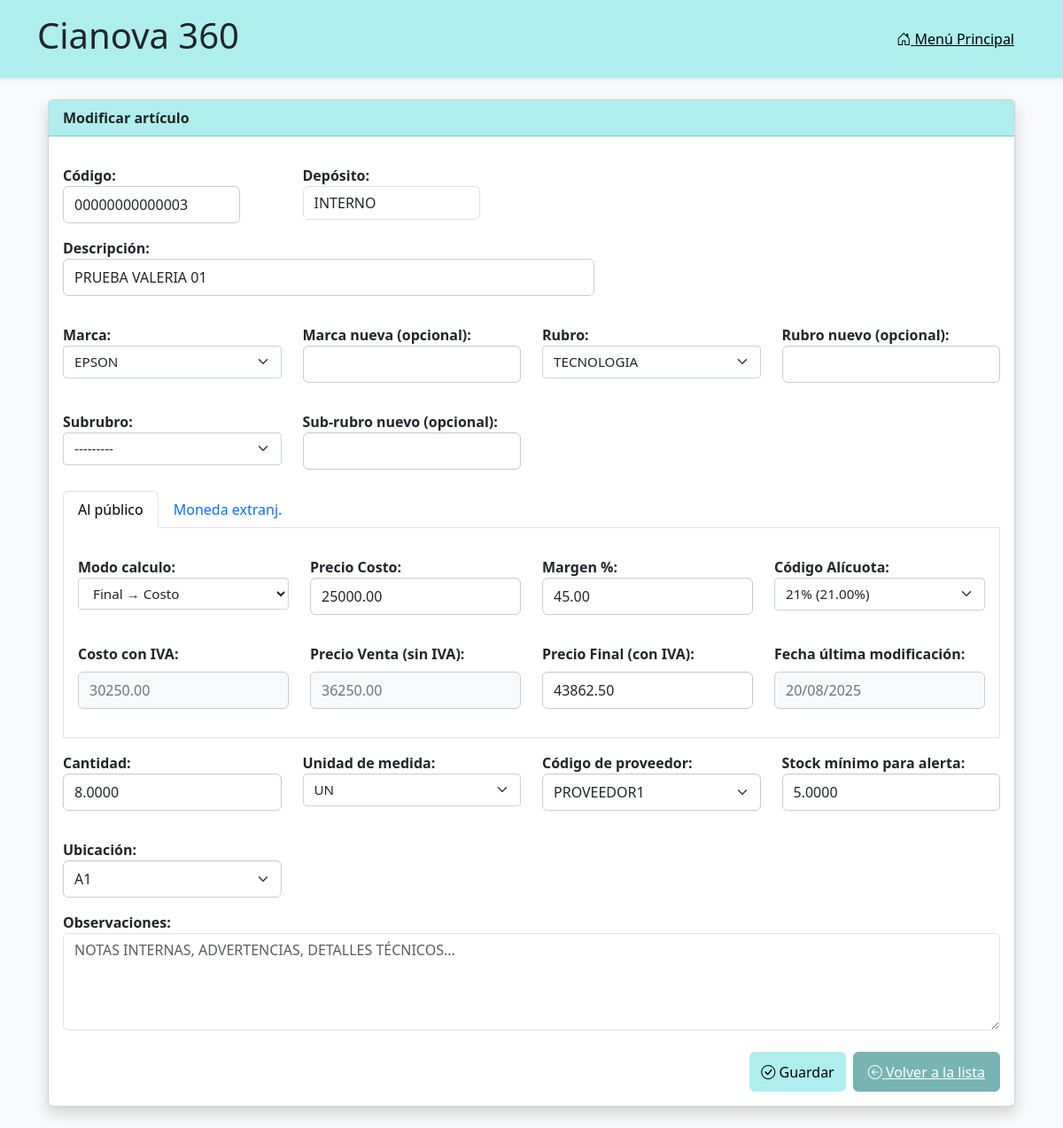
Screenshot of /articulos/modificar/22/ (signed in) with the database file from the repository.
### articulos/models.py (models this page shows, shortened)
class UpperCaseMixin:
    def save(self, *args, **kwargs):
        for field in self._meta.fields:
            if isinstance(field, models.CharField) and getattr(self, field.name):
                setattr(self, field.name, getattr(self, field.name).upper())
        super().save(*args, **kwargs)

class Articulo(UpperCaseMixin, models.Model):
    codart = models.CharField(
        "Código",
        max_length=14,
        unique=True,
        validators=[
            RegexValidator(
                regex=r'^[A-Z0-9]+$',
                message='Solo se permiten letras mayúsculas y números.'
            )
        ],
        help_text='14 caracteres, se completa con ceros a la izquierda.'
    )
    descrip = models.CharField("Descripción", max_length=80)
    marca = models.ForeignKey('Marca', on_delete=models.PROTECT, blank=True, null=True)
    rubro = models.ForeignKey('Rubro', on_delete=models.PROTECT, blank=True, null=True)
    subrubro = models.ForeignKey('Subrubro', on_delete=models.PROTECT, blank=True, null=True)
    deposito = models.CharField(max_length=14, blank=True, null=True, verbose_name="Depósito")
    precosto = models.DecimalField("Precio Costo", max_digits=12, decimal_places=2, validators=[MinValueValidator(0)])
    margen = models.DecimalField("Margen %", max_digits=6, decimal_places=2, default=0)
    ncodalic = models.ForeignKey('Alicuota', verbose_name="Código Alícuota", on_delete=models.PROTECT)
    alic = models.DecimalField("% Alícuota", max_digits=5, decimal_places=2, editable=False, null=True, default=0)
    costoiva = models.DecimalField("Costo con IVA", max_digits=12, decimal_places=2, null=True, default=0)
    preventa = models.DecimalField("Precio Venta (sin IVA)", max_digits=12, decimal_places=2, null=True, default=0)
    prefinal = models.DecimalField(
        "Precio Final (con IVA)",
        max_digits=12,
        decimal_places=2,
        null=True,
        default=0,
        blank=True,
        validators=[MinValueValidator(0)]
    )
    fecultmod = models.DateField(null=True, blank=True)
    modo_calculo = models.CharField(
        max_length=1,
        choices=[('C', 'Costo → Final'), ('F', 'Final → Costo')],
        default='C'
    )
    cantidad = models.DecimalField(max_digits=14, decimal_places=4, default=0)
    unimed = models.CharField(max_length=2, choices=UNIDADES, default='UN')
    codprovee = models.CharField("Código de proveedor", max_length=14, blank=True, null=True)
    bajostock = models.DecimalField("Stock mínimo para alerta", max_digits=11, decimal_places=4, default=0)
    ubicacion = models.CharField("Ubicación", max_length=14, blank=True, null=True)
    obs = models.TextField("Observaciones", blank=True, null=True)
    def save(self, *args, **kwargs):
        self.codart = self.codart.upper().zfill(14)
        alic = Decimal(str(self.ncodalic.nporc or "0"))
        margen = Decimal(str(self.margen or "0"))
        precosto = Decimal(str(self.precosto or "0"))
        self.alic = alic
        self.costoiva = precosto * (Decimal("1") + alic / Decimal("100"))
        if self.modo_calculo == 'C':
            self.preventa = precosto * (Decimal("1") + margen / Decimal("100"))
            self.prefinal = self.preventa * (Decimal("1") + alic / Decimal("100"))
        else:
            prefinal = Decimal(str(self.prefinal or "0"))
            self.preventa = prefinal / (Decimal("1") + alic / Decimal("100"))
            self.precosto = self.preventa / (Decimal("1") + margen / Decimal("100"))
        self.precosto = Decimal(str(self.precosto)).quantize(Decimal("0.01"), rounding=ROUND_HALF_UP)
        self.preventa = Decimal(str(self.preventa)).quantize(Decimal("0.01"), rounding=ROUND_HALF_UP)
        self.costoiva = Decimal(str(self.costoiva)).quantize(Decimal("0.01"), rounding=ROUND_HALF_UP)
        self.prefinal = Decimal(str(self.prefinal)).quantize(Decimal("0.01"), rounding=ROUND_HALF_UP)
        if self.pk:
            original = Articulo.objects.get(pk=self.pk)
            if (
                original.precosto != self.precosto or
                original.margen != self.margen or
                original.prefinal != self.prefinal
            ):
                self.fecultmod = timezone.now().date()
        else:
            self.fecultmod = timezone.now().date()
        super().save(*args, **kwargs)

class Alicuota(models.Model):
    ncodalic = models.IntegerField(primary_key=True)
    descrip = models.CharField("Descripción", max_length=50)
    nporc = models.DecimalField("Porcentaje", max_digits=5, decimal_places=2)
    class Meta:
        verbose_name = "Alícuota IVA"
        ordering = ['ncodalic']
    def __str__(self):
        return f"{self.descrip} ({self.nporc}%)"

### articulos/views.py (the view)
# urls.py: path('modificar/<int:pk>/', views.modificar_articulo, name='modificar_articulo'),
def modificar_articulo(request, pk):
    if not request.session.get('usuario_autenticado'):
        return redirect('login')
    articulo = get_object_or_404(Articulo, pk=pk)
    if request.method == 'POST':
        form = ArticuloForm(request.POST, instance=articulo)
        if form.is_valid():
            articulo = form.save(commit=False)
            articulo.precosto = round(float(articulo.precosto), 2)
            articulo.margen = round(float(articulo.margen), 2)
            articulo.prefinal = round(float(articulo.prefinal or 0), 2) if articulo.prefinal else None
            articulo.save()
            return redirect('lista_articulos')
    else:
        articulo.save()
        form = ArticuloForm(instance=articulo)
    return render(request, 'articulos/formulario.html', {
        'form': form,
        'titulo': 'Editar artículo',
        'es_edicion': True  # <-- nuevo flag
    })

### articulos/models.py (called while the page is built)
    def __str__(self):
        return self.nombre

    def __str__(self):
        return self.nombre

### articulos/templates/articulos/formulario.html (shortened to what this page needs)
{% extends "articulos/base.html" %}
{% load widget_tweaks %}
{% block content %}
<div class="container my-4">
  <div class="card shadow">
    <div class="card-header bg-marca text-dark fw-bold">
      {% if form.instance.pk %}Modificar artículo{% else %}Agregar artículo{% endif %}
    </div>
    <div class="card-body">
      <form method="post" id="articuloForm">
        <div class="row mb-3">
          <div class="col-md-3">
		    {{ form.codart.label_tag }}
			{% if codart_auto %}
				{% render_field form.codart readonly="readonly" class="form-control readonly-codart" %}
			{% else %}
				{% render_field form.codart class="form-control" %}
			{% endif %}
		  </div>
          <div class="col-md-3">
            {{ form.deposito.label_tag }} {{ form.deposito }}
          </div>
        </div>
        <div class="mb-3">
          {{ form.descrip.label_tag }} {{ form.descrip }}
        </div>
        <div class="row mb-3">
			<div class="col-md-3">
				{{ form.marca.label_tag }}
				{% render_field form.marca class="form-select input-cianova w-100" %}
			</div>
			<div class="col-md-3">
				{{ form.marca_nueva.label_tag }}
				{% render_field form.marca_nueva class="form-control input-cianova w-100" %}
			</div>
			<div class="col-md-3">
				{{ form.rubro.label_tag }}
				{% render_field form.rubro class="form-select input-cianova w-100" %}
			</div>
			<div class="col-md-3">
				{{ form.rubro_nueva.label_tag }}
				{% render_field form.rubro_nueva class="form-control input-cianova w-100" %}
			</div>
		</div>
		<div class="row mb-3">
			<div class="col-md-3">
				{{ form.subrubro.label_tag }}
				{% render_field form.subrubro class="form-select input-cianova w-100" %}
			</div>
			<div class="col-md-3">
				{{ form.subrubro_nueva.label_tag }}
				{% render_field form.subrubro_nueva class="form-control input-cianova w-100" %}
			</div>
		</div>
        <ul class="nav nav-tabs mt-4" id="articuloTabs" role="tablist">
          <li class="nav-item" role="presentation">
            <button class="nav-link active" id="page1-tab" data-bs-toggle="tab" data-bs-target="#page1" type="button" role="tab">Al público</button>
          </li>
          <li class="nav-item" role="presentation">
            <button class="nav-link" id="page2-tab" data-bs-toggle="tab" data-bs-target="#page2" type="button" role="tab">Moneda extranj.</button>
          </li>
        </ul>
        <div class="tab-content border border-top-0 p-3" id="articuloTabsContent">
          <div class="tab-pane fade show active" id="page1" role="tabpanel">
            {% include "articulos/_form_precio.html" %}
          </div>
        </div>
		<div class="row mb-3">
		  <div class="col-md-3">
			{{ form.cantidad.label_tag }}
			{{ form.cantidad|add_class:"form-control input-cianova w-100"|attr:"step:0.0001" }}
		  </div>
		  <div class="col-md-3">
			{{ form.unimed.label_tag }}
			{{ form.unimed|add_class:"form-select input-cianova w-100" }}
		  </div>
		  <div class="col-md-3">
			{{ form.codprovee.label_tag }}
			{% render_field form.codprovee class="form-select input-cianova w-100" %}
		  </div>
		  <div class="col-md-3">
			{{ form.bajostock.label_tag }}
			{{ form.bajostock|add_class:"form-control input-cianova w-100"|attr:"step:0.0001" }}
		  </div>
		</div>
		<div class="row mb-3">
			<div class="col-md-3">
			{{ form.ubicacion.label_tag }}
			{% render_field form.ubicacion class="form-select input-cianova w-100" %}
			</div>
		</div>
		<div class="form-group">
			{{ form.obs.label_tag }}
			{% render_field form.obs class="form-control input-mayuscula" rows="4" placeholder="Notas internas, advertencias, detalles técnicos..." %}
		</div>
        <div class="d-flex justify-content-end gap-2 mt-4">
          <button type="submit" class="btn-aceptar">
            <i class="bi bi-check-circle"></i> Guardar
          </button>
          <a href="{% url 'lista_articulos' %}" class="btn-cancelar">
            <i class="bi bi-arrow-left-circle"></i> Volver a la lista
          </a>
        </div>
      </form>
    </div>
  </div>
</div>
{% endblock %}

### articulos/templates/articulos/_form_precio.html (shortened to what this page needs)
{% load widget_tweaks %}
<div class="row mb-3">
  <div class="col-md-3">
    {{ form.modo_calculo.label_tag }}
    {{ form.modo_calculo|add_class:"select-control input-cianova w-100"|attr:"id:id_modo_calculo" }}
  </div>
  <div class="col-md-3">
    {{ form.precosto.label_tag }}
    {{ form.precosto|add_class:"form-control input-cianova w-100"|attr:"id:id_precosto" }}
  </div>
  <div class="col-md-3">
    {{ form.margen.label_tag }}
    {{ form.margen|add_class:"form-control input-cianova w-100"|attr:"id:id_margen" }}
  </div>
  <div class="col-md-3">
    {{ form.ncodalic.label_tag }}
    {{ form.ncodalic|add_class:"form-select input-cianova w-100"|attr:"id:id_ncodalic" }}
  </div>
</div>
<div class="row mb-3">
  <div class="col-md-3">
    <label class="form-label">Costo con IVA:</label>
    <input type="text" id="costoiva" class="form-control input-cianova-readonly w-100" value="{{ form.instance.costoiva|default:"0.00" }}" readonly>
  </div>
  <div class="col-md-3">
    <label class="form-label">Precio Venta (sin IVA):</label>
    <input type="text" id="preventa" class="form-control input-cianova-readonly w-100" value="{{ form.instance.preventa|default:"0.00" }}" readonly>
  </div>
  <div class="col-md-3">
    <label class="form-label">Precio Final (con IVA):</label>
    {% if form.instance.modo_calculo == 'C' %}
      <span id="prefinal-display" class="form-control input-cianova-readonly w-100">{{ form.instance.prefinal|default:"0.00" }}</span>
      {{ form.prefinal|add_class:"form-control input-cianova w-100"|attr:"id:prefinal-input"|attr:"step:0.01"|attr:"style:display:none;" }}
    {% else %}
      {{ form.prefinal|add_class:"form-control input-cianova w-100"|attr:"id:prefinal-input"|attr:"step:0.01" }}
    {% endif %}
  </div>
  <div class="col-md-3">
    <label class="form-label">Fecha última modificación:</label>
    <input type="text" id="fecultmod" class="form-control input-cianova-readonly w-100" value="{{ form.instance.fecultmod|date:"d/m/Y" }}" readonly>
  </div>
</div>

### articulos/static/articulos/css/styles.css (style rules this page uses)
body, input, button, label, textarea, select { font-family: 'Segoe UI', Arial, Helvetica, sans-serif !important; }
:root { --color-marca: rgb(175, 238, 238); --color-marca-hover: rgb(150, 220, 220); --color-cancelar: rgb(120, 180, 180); --color-cancelar-hover: rgb(100, 160, 160); --color-eliminar: rgb(100, 140, 140); --color-eliminar-hover: rgb(80, 120, 120); }
body { background-color: #f8f9fa; color: #212529; margin: 0; padding: 0; }
form label { display: block; margin-top: 1rem; font-weight: bold; }
form input[type="text"], form input[type="number"], form input[type="password"], form select, form textarea { font-size: 1rem; border: 1px solid #ccc; border-radius: 6px; padding: 0.5rem 0.75rem; transition: all 0.2s ease-in-out; width: auto; }
.bg-marca { background-color: var(--color-marca); }
.btn-aceptar { background-color: var(--color-marca); border: 1px solid var(--color-marca); color: #000; font-weight: 500; border-radius: 6px; padding: 0.4rem 0.75rem; transition: background-color 0.2s ease-in-out; }
.btn-cancelar { background-color: var(--color-cancelar); border: 1px solid var(--color-cancelar); color: #fff; font-weight: 500; border-radius: 6px; padding: 0.6rem 1rem; transition: background-color 0.2s ease-in-out; }
.input-cianova { width: 100%; max-width: 100%; border-radius: 4px; font-size: 0.95rem; padding: 0.375rem 0.75rem; border: 1px solid #ced4da; background-color: #fff; color: #212529; box-shadow: inset 0 1px 2px rgba(0, 0, 0, 0.05); transition: border-color 0.15s ease-in-out, box-shadow 0.15s ease-in-out; }
.input-cianova-readonly { background-color: #f8f9fa; color: #6c757d; pointer-events: none; }
input[name="ubicacion"], input[name="codprovee"] { text-transform: uppercase; }
.input-mayuscula { text-transform: uppercase; }

### rows the page displays
Articulo: codart "00000000000003", deposito "INTERNO", descrip "PRUEBA VALERIA 01", marca "EPSON", rubro "TECNOLOGIA", subrubro "---------", modo_calculo "Final → Costo", precosto "25000.00", margen "45.00", instance.costoiva "30250.00", instance.preventa "36250.00", prefinal "43862.50", instance.fecultmod "20/08/2025", cantidad "8.0000", unimed "UN", codprovee "PROVEEDOR1", bajostock "5.0000", ubicacion "A1"
Alicuota: ncodalic "21% (21.00%)"
